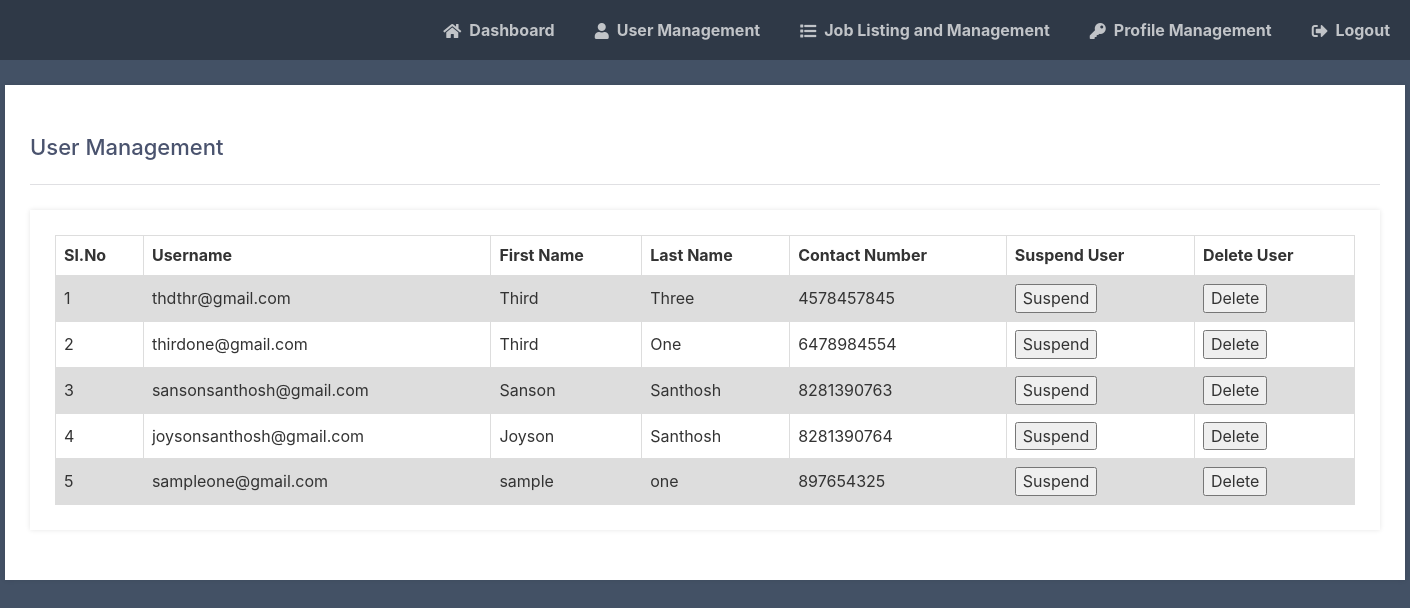
/adm_usr_mgmt (signed in), run on the app's committed database.
### tables this page shows
CREATE TABLE User(
Usr_ID INTEGER PRIMARY KEY,
Usr_Fname TEXT NOT NULL,
Usr_Lname TEXT,
Usr_usrname TEXT NOT NULL,
Usr_Pass TEXT NOT NULL,
Usr_Mob INTEGER NOT NULL,
Usr_cip TEXT,
Usr_edu_qual TEXT,
Usr_con_wrk_exp INTEGER,
Usr_pre_wrk_pos TEXT, 
Usr_pre_car_lvl TEXT, 
Usr_lst_wrk_ten INTEGER, 
Usr_exp_pos TEXT, 
Usr_exp_car_lvl, Usr_Sta);

### main.py (the view)
@app.route('/adm_usr_mgmt')
def adm_usr_mgmt():
    if 'loggedin' in session:
        with sqlite3.connect("Data_Analytics.db") as con:
           cur = con.cursor()
           cur.execute('SELECT * FROM User')
           items = cur.fetchall()
           cur.execute('Select count(Usr_usrname) from User')
           cnt = cur.fetchone()
           count = cnt[0]
           lst = []
           for i in range(0,count):
               if items[i][3] != 'admin@gmail.com':
                   tup = (i, items[i][3], items[i][1], items[i][2], items[i][5], items[i][14])
                   lst.append((tup[0], tup[1], tup[2], tup[3], tup[4], tup[5]))
           con.commit()
        return render_template('adm_usr_mgmt.html', lst=lst, count=count-1)
    else:
        session.pop('loggedin', None)
        session.pop('username', None)
        return redirect(url_for('login'))

### templates/adm_usr_mgmt.html (shortened to what this page needs)
{% extends 'adm_layout.html' %}
{% block content %}
		<div class="content">
            <h2>User Management</h2>
            <div>
                <table>
                    <tr>
                        <th>Sl.No</th>
                        <th>Username</th>
                        <th>First Name</th>
                        <th>Last Name</th>
                        <th>Contact Number</th>
                        <th>Suspend User</th>
                        <th>Delete User</th>
                    </tr>
                    {% for j in range(count) %}
                    <tr>
                            <td>{{lst[j][0]}}</td>
                            <td>{{lst[j][1]}}</td>
                            <td>{{lst[j][2]}}</td>
                            <td>{{lst[j][3]}}</td>
                            <td>{{lst[j][4]}}</td>
                            {% if lst[j][5] == "Active" %}
                            <td><form id="suspend" action="{{url_for('adm_usr_sus', action='suspend', item_id=lst[j][1])}}" method="POST"><button>Suspend</button></form></td>
                            {% else %}
                            <td><form id="revoke" action="{{url_for('adm_usr_sus', action='revoke', item_id=lst[j][1])}}" method="POST"><button>Revoke</button></form></td>
                            {% endif %}
                            <td><form id="delete" action="{{url_for('adm_usr_del', action='delete', item_id=lst[j][1])}}" method="POST"><button onclick="return confirm('Do you want to delete this User?')">Delete</button></form></td>
                    </tr>
                    {% endfor %}
                </table>
            </div>
            </div>
{% endblock %}

### templates/adm_layout.html (shortened to what this page needs)
<!DOCTYPE html>
<html>
	<head>
		<link rel="stylesheet" href="{{ url_for('static', filename='style.css') }}">
		<link rel="stylesheet" href="https://use.fontawesome.com/releases/v5.7.1/css/all.css">
        <link rel="stylesheet" href="https://maxcdn.bootstrapcdn.com/bootstrap/3.3.7/css/bootstrap.min.css">
	</head>
	<body class="loggedin">
		<nav class="navtop">
			<div>
				<h1>{{comp}}</h1>
                <a href="{{ url_for('adm_profile') }}"><i class="fas fa-home"></i>Dashboard</a>
                <a href="{{ url_for('adm_usr_mgmt') }}"><i class="fas fa-user"></i>User Management</a>
                <a href="{{ url_for('adm_job_mgmt') }}"><i class="fas fa-list"></i>Job Listing and Management</a>
                <a href="{{ url_for('adm_chg_pwd') }}"><i class="fas fa-key"></i>Profile Management</a>
				<a href="{{ url_for('logout') }}"><i class="fas fa-sign-out-alt"></i>Logout</a>
			</div>
		</nav>
		<div class="content">
			{% block content %}{% endblock %}
		</div>
	</body>
</html>

### static/style.css (style rules this page uses)
* { box-sizing: border-box; font-family: -apple-system, BlinkMacSystemFont, "segoe ui", roboto, oxygen, ubuntu, cantarell, "fira sans", "droid sans", "helvetica neue", Arial, sans-serif; font-size: 16px; -webkit-font-smoothing: antialiased; -moz-osx-font-smoothing: grayscale; }
body { background-color: #435165; margin: 0; }
.navtop { background-color: #2f3947; height: 60px; width: 100%; border: 0; }
.navtop div { display: flex; margin: 0 auto; width: 100%; height: 100%; }
.navtop div h1, .navtop div a { display: inline-flex; align-items: center; }
.navtop div h1 { flex: 1; font-size: 24px; padding: 0; margin: 0; color: #eaebed; font-weight: normal; }
.navtop div a { padding: 0 20px; text-decoration: none; color: #c1c4c8; font-weight: bold; }
.navtop div a i { padding: 2px 8px 0 0; }
body.loggedin { background-color: #435165; }
.content { width: 1400px; margin: 0 auto; }
.content h2 { margin: 0; padding: 25px 0; font-size: 22px; border-bottom: 1px solid #e0e0e3; color: #4a536e; }

### templates/adm_layout.html (style rules this page uses)
table { font-family: arial, sans-serif; border-collapse: collapse; width: 100%; }
td, th { border: 1px solid #dddddd; text-align: left; padding: 8px; }
tr:nth-child(even) { background-color: #dddddd; }

### data on the page
User: Usr_usrname "thdthr@gmail.com", Usr_Fname "Third", Usr_Lname "Three", Usr_Mob "4578457845"
User: Usr_usrname "thirdone@gmail.com", Usr_Fname "Third", Usr_Lname "One", Usr_Mob "6478984554"
User: Usr_usrname "sansonsanthosh@gmail.com", Usr_Fname "Sanson", Usr_Lname "Santhosh", Usr_Mob "8281390763"
User: Usr_usrname "joysonsanthosh@gmail.com", Usr_Fname "Joyson", Usr_Lname "Santhosh", Usr_Mob "8281390764"
User: Usr_usrname "sampleone@gmail.com", Usr_Fname "sample", Usr_Lname "one", Usr_Mob "897654325"

### other printed values
{{ lst[j][0] }} "1" "2" "3" "4" "5"
